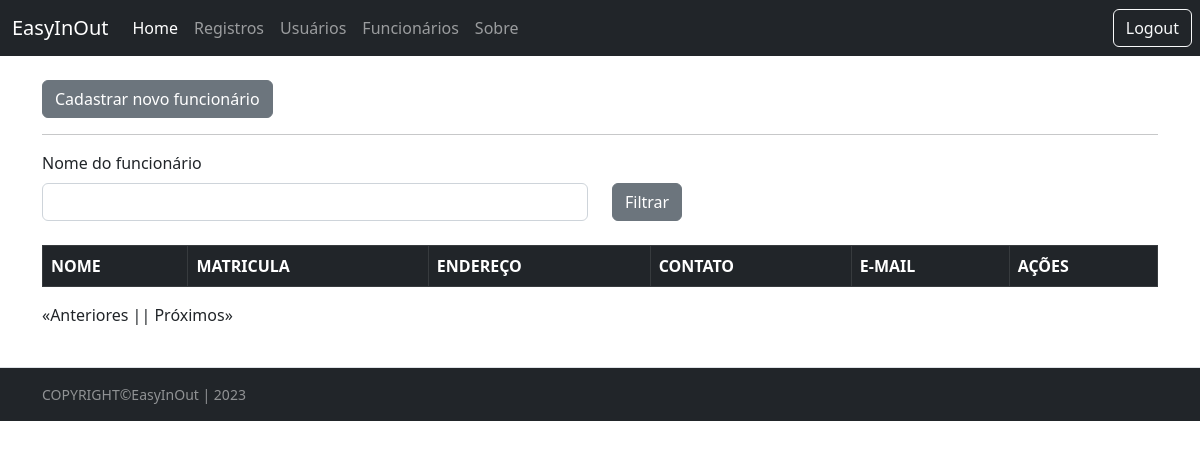
Before: /func/list with the older database file.
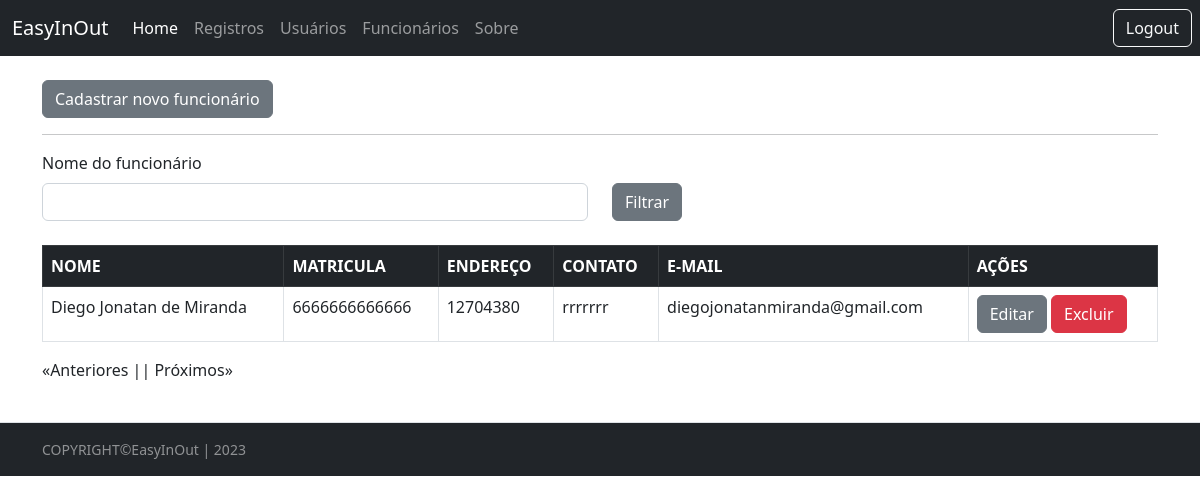
After: the same page with the newer database file.
### Src/Model/BancoDados.py (models this page shows, shortened)
class FuncBd(db.Model):
  id = db.Column(db.Integer, primary_key=True, autoincrement=True)
  mat = db.Column(db.Integer, unique=True)
  nome = db.Column(db.String(150))
  endereco = db.Column(db.String(150))
  contato = db.Column(db.String(150))
  email = db.Column(db.String(150))
  senha = db.Column(db.String(150))

### Src/View/Func.py (the view)
@Func.route('/list', defaults={'page':1}, methods=['GET','POST'])
@Func.route('/list/<int:page>', methods=['GET','POST'])
def listFunc(page):
  _funcFilter=request.form.get('nomeFuncionario')
  return render_template('listaFuncionario.html', listData=FuncsController.List(page,_funcFilter))

### Src/Controller/Funcs.py (called while the page is built)
  def List(page,_funcFilter, per_page=15):
    print(_funcFilter)
    if _funcFilter == None or len(_funcFilter)<1 :
      query = FuncBd.query.paginate(page=page, per_page=per_page)
      queryCount = FuncBd.query.count()
    else:
      query = FuncBd.query.filter(FuncBd.nome.like('%'+_funcFilter+'%')).paginate(page=page, per_page=per_page)
      queryCount = FuncBd.query.count()
    return {
      "regFunc": query,
      "count": queryCount,
      "page": page,
      "per_page": per_page
    }

### Templates/listaFuncionario.html (shortened to what this page needs)
{% extends 'base.html' %}
{% block conteudo %}
  <br>
  <a href="{{url_for('router.func.createFunc')}}" class="btn btn-secondary btn-xs">Cadastrar novo funcionário</a>
  <hr>
  <div class="row">
      <label class="form-label" for="form3Example4">Nome do funcionário</label>
      <fieldset class="form-group col-md-6">
          <form action="{{url_for('router.func.listFunc')}}" method="POST">
              <input type="text" class="form-control" name="nomeFuncionario">
      </fieldset>
      <fieldset class="form-group col-md-4">
          <button type="submit" name="filtrarUsuario" value="1" class="btn btn-secondary">Filtrar</button>
      </fieldset>
  </div>
  <br>
  <table class="table table-bordered table-hover">
    <thead class="table-dark">
        <tr>
            <th scope="col">NOME</th>
            <th scope="col">MATRICULA</th>
            <th scope="col">ENDEREÇO</th>
            <th scope="col">CONTATO</th>
            <th scope="col">E-MAIL</th>
            <th scope="col">AÇÕES</th>
        </tr>
    </thead>
    <tbody>
      {% for registro in listData['regFunc'].items %}
        <tr>
            <td>{{registro.nome}}</td>
            <td>{{registro.mat}}</td>
            <td>{{registro.endereco}}</td>
            <td>{{registro.contato}}</td>
            <td>{{registro.email}}</td>
            <td>
                <a href="{{registro.id}}/updateFunc" class="btn btn-secondary btn-xs">Editar</a>
                <a href="{{registro.id}}/removeFunc" onclick="return confirm('Deseja realmente excluir esse registro ?')"
                    class="btn btn-danger btn-xs">Excluir</a>
            </td>
        </tr>
      {% endfor %}
        </tbody>
  </table>
  <div style="display: flex;">
    {% if listData['regFunc'].has_prev %}
      <a href="{{ listData['regFunc'].prev_num }}">«Anteriores |</a>
    {% else %}
      <p>«Anteriores |</p>
    {% endif %}
    {% if listData['regFunc'].has_next %}
      {% if listData['page'] == 1 %}
        <a href="list/{{ listData['regFunc'].next_num}}">| Próximos»</a>
      {% else %}
        <a href="{{ listData['regFunc'].next_num}}">| Próximos»</a>
      {% endif %}
    {% else %}
        <p>| Próximos»</p>
    {% endif %}
  </div>
{% endblock conteudo %}

Changed rows visible on the page:
added FuncBd: nome "Diego Jonatan de Miranda", mat "6666666666666", endereco "12704380", contato "rrrrrrr", email "diegojonatanmiranda@gmail.com"
